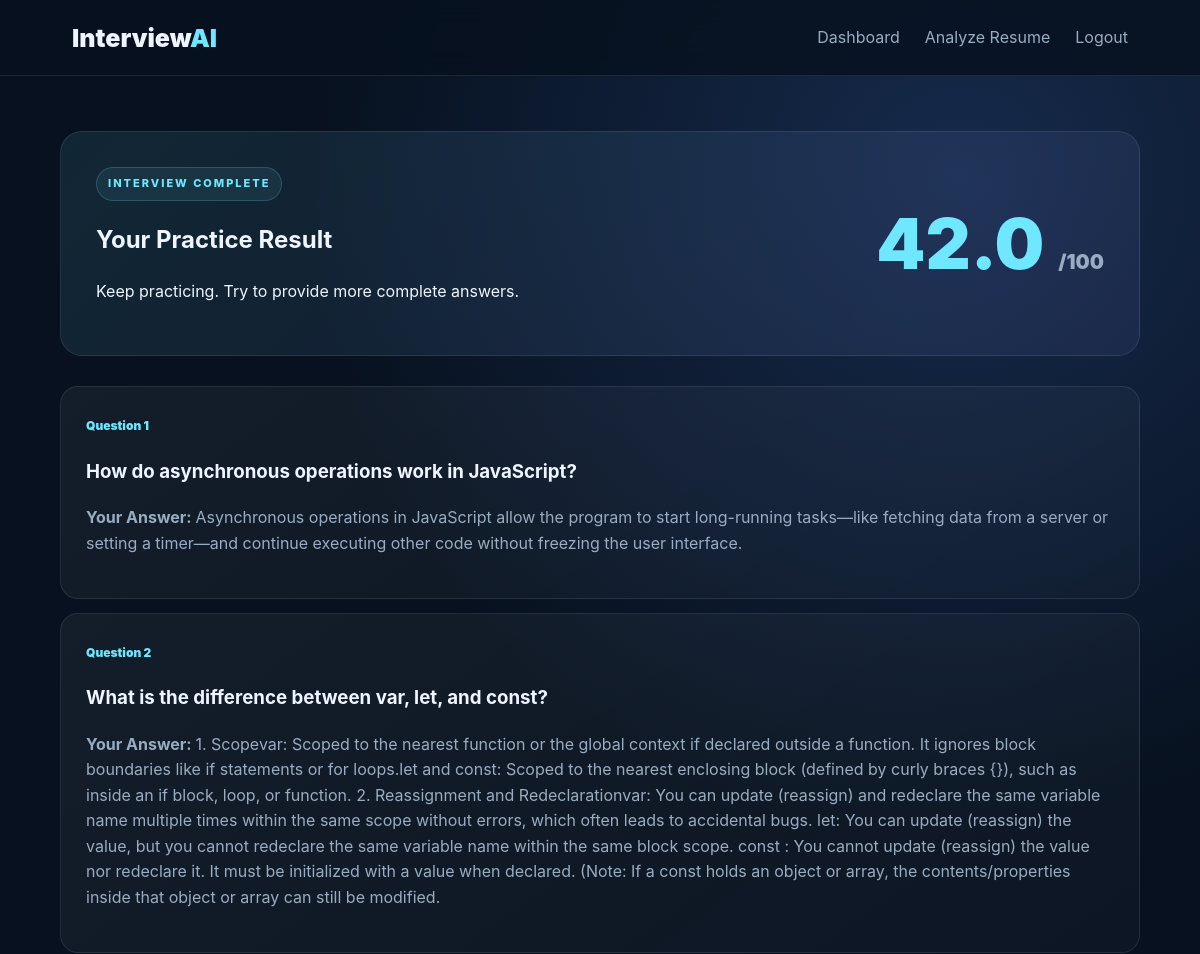
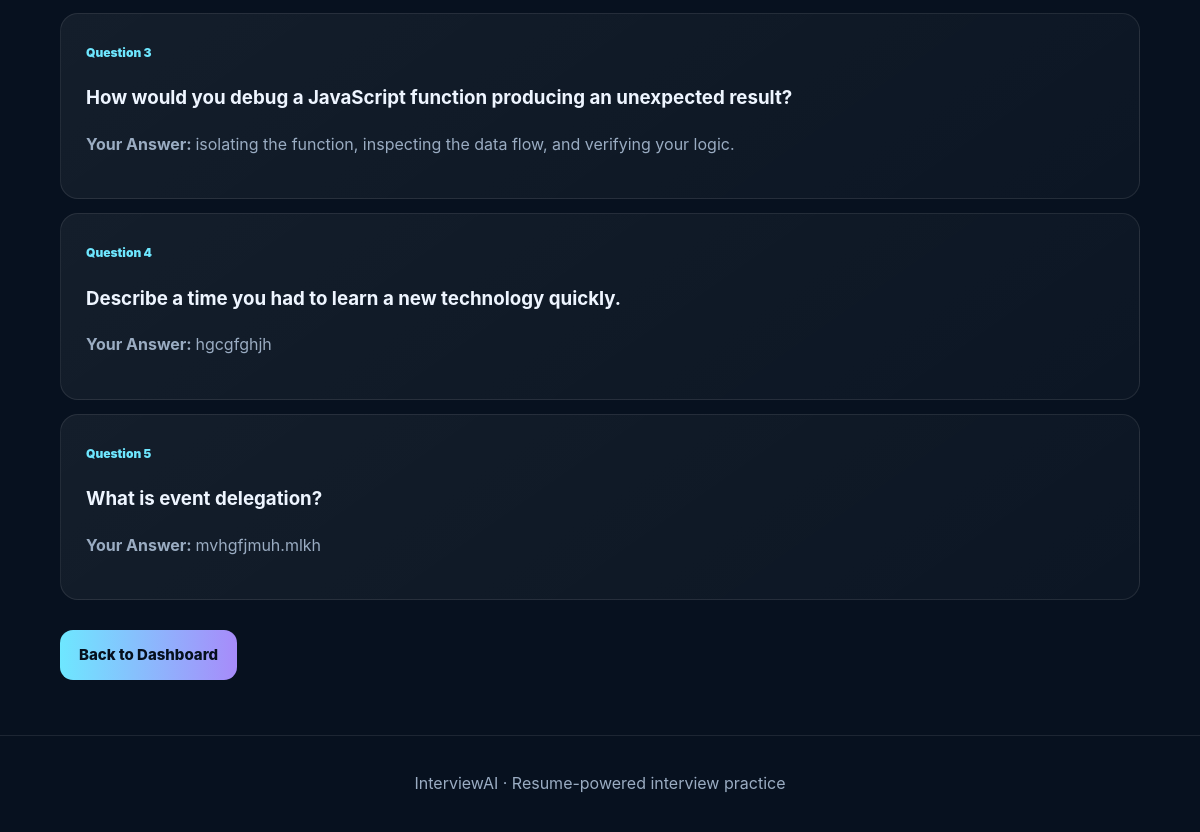
The app's page /interview/result/10 (signed in) with its own data (2 pictures, top to bottom).
### app/models/interview.py (models this page shows)
class Interview(db.Model):
    id = db.Column(
        db.Integer,
        primary_key=True
    )
    user_id = db.Column(
        db.Integer,
        db.ForeignKey("user.id"),
        nullable=False
    )
    resume_id = db.Column(
        db.Integer,
        db.ForeignKey("resume.id"),
        nullable=True
    )
    questions_json = db.Column(
        db.Text,
        nullable=False,
        default="[]"
    )
    answers_json = db.Column(
        db.Text,
        nullable=False,
        default="[]"
    )
    score = db.Column(
        db.Float,
        default=0
    )
    feedback = db.Column(
        db.Text,
        default=""
    )
    created_at = db.Column(
        db.DateTime,
        default=datetime.utcnow
    )

### app/routes/interview_routes.py (the view, shortened to what this page needs)
@interview_bp.route(
    "/result/<int:interview_id>"
)
@login_required
def result(interview_id):
    interview = Interview.query.filter_by(
        id=interview_id,
        user_id=current_user.id
    ).first_or_404()
    try:
        questions = json.loads(
            interview.questions_json or "[]"
        )
    except (TypeError, ValueError):
        questions = []
    try:
        answers = json.loads(
            interview.answers_json or "[]"
        )
    except (TypeError, ValueError):
        answers = []
    try:
        stored_result = json.loads(
            interview.feedback or "{}"
        )
    except (TypeError, ValueError):
        stored_result = {}
    return render_template(
        "result.html",
        interview=interview,
        questions=questions,
        answers=answers,
        result=stored_result
    )

### app/templates/result.html (shortened to what this page needs)
{% extends "base.html" %}
{% block content %}
<section class="page">
    <div class="result-hero">
        <div>
            <div class="pill">
                INTERVIEW COMPLETE
            </div>
            <h1>
                Your Practice Result
            </h1>
            <p>
                {{ interview.feedback }}
            </p>
        </div>
        <div class="score">
            {{
            "%.1f"|format(
                interview.score or 0
            )
            }}
            <small>
                /100
            </small>
        </div>
    </div>
    <div class="answer-review">
        {% for question in questions %}
        <div class="review-card">
            <span>
                Question {{ loop.index }}
            </span>
            <h3>
                {{ question.question }}
            </h3>
            <p>
                <b>
                    Your Answer:
                </b>
                {{
                    answers[loop.index0]
                    if loop.index0 < answers|length
                    else "No answer"
                }}
            </p>
        </div>
        {% endfor %}
    </div>
    <a
        class="btn primary"
        href="{{ url_for('main.dashboard') }}"
    >
        Back to Dashboard
    </a>
</section>
{% endblock %}

### app/static/css/style.css (style rules this page uses)
:root { --bg: #07111f; --card: #0d1b2e; --text: #eef5ff; --muted: #9aacc2; --line: rgba(255,255,255,.09); --accent: #6ee7ff; --accent2: #a78bfa; }
* { box-sizing: border-box; }
body { margin: 0; background: radial-gradient( circle at 80% 10%, #162a4b 0, transparent 35% ), var(--bg); color: var(--text); font-family: Inter, Segoe UI, Arial, sans-serif; line-height: 1.6; }
a { color: inherit; text-decoration: none; }
.pill { display: inline-block; font-size: 11px; letter-spacing: 2px; font-weight: 800; color: var(--accent); background: rgba(110,231,255,.08); border: 1px solid rgba(110,231,255,.2); padding: 7px 11px; border-radius: 999px; }
.btn { display: inline-flex; justify-content: center; align-items: center; border: 0; cursor: pointer; border-radius: 13px; padding: 13px 19px; font-weight: 800; font-size: 15px; }
.primary { background: linear-gradient( 90deg, var(--accent), var(--accent2) ); color: #06101e; }
.features div, .dash-card, .panel, .side-card, .history, .upload-card, .question-card, .review-card { background: linear-gradient( 145deg, rgba(255,255,255,.055), rgba(255,255,255,.025) ); border: 1px solid var(--line); border-radius: 18px; padding: 25px; }
.page { max-width: 1200px; margin: auto; padding: 55px 5%; }
.result-hero { display: flex; justify-content: space-between; align-items: center; gap: 30px; padding: 35px; background: linear-gradient( 135deg, rgba(110,231,255,.1), rgba(167,139,250,.08) ); border: 1px solid var(--line); border-radius: 22px; }
.score { font-size: 70px; font-weight: 900; color: var(--accent); white-space: nowrap; }
.score small { font-size: 20px; color: var(--muted); }
.answer-review { display: grid; gap: 14px; margin: 30px 0; }
.review-card span { color: var(--accent); font-size: 12px; font-weight: 900; }
.review-card p { color: var(--muted); }

### records on screen
Interview: feedback "Keep practicing. Try to provide more complete answers.", score "42.0"

### other values on screen
{{ question.question }} "How do asynchronous operations work in JavaScript?" "What is the difference between var, let, and const?" "How would you debug a JavaScript function producing an unexpected result?" "Describe a time you had to learn a new technology quickly." "What is event delegation?"
